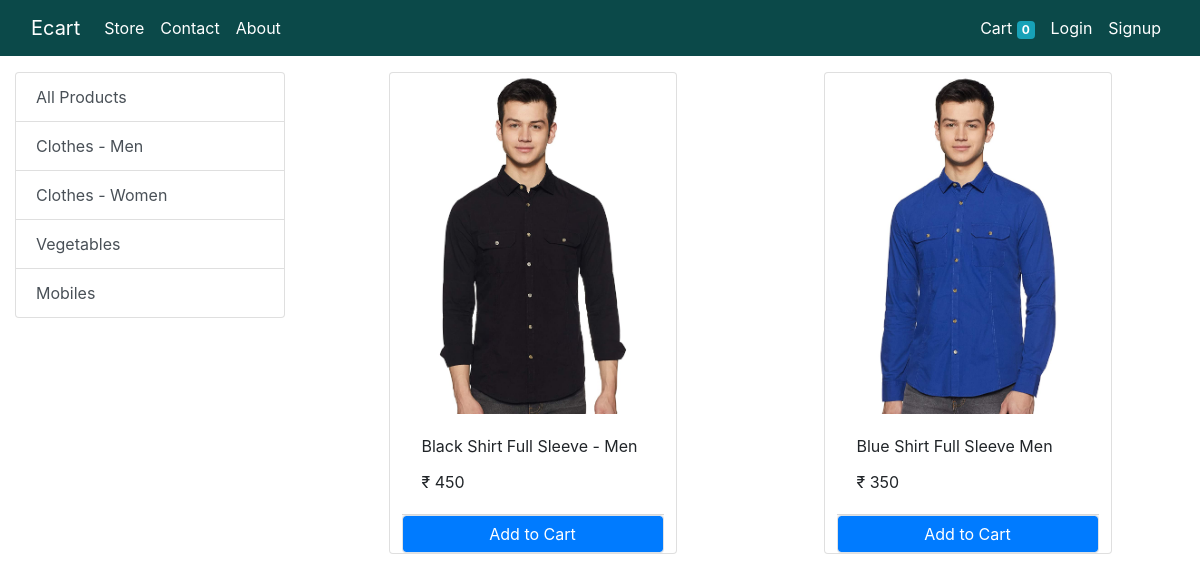
/?category=1, run on the app's committed database.
### store/models/category.py (models this page shows, shortened)
class Category(models.Model):
    name = models.CharField(max_length=20)
    @staticmethod
    def get_all_categories():
        return Category.objects.all()

### store/models/product.py (models this page shows, shortened)
class Product(models.Model):
    name = models.CharField(max_length=50)
    price = models.IntegerField(default=0)
    category = models.ForeignKey(Category, on_delete=models.CASCADE, default=1)
    description = models.CharField(max_length=200, default='')
    image = models.ImageField(upload_to='uploads/products/')
    @staticmethod
    def get_all_products_by_categoryid(catogory_id):
        if catogory_id:
            return Product.objects.filter(category = catogory_id)
        else:
            return Product.get_all_products()

### store/views/home.py (the view, shortened to what this page needs)
# urls.py: path('', Index.as_view(), name='home'),
class Index(View):
    def get(self, request):
        cart = request.session.get('cart')
        if not cart:
            request.session['cart'] = {}
        products = None
        categories = Category.get_all_categories()
        categoryID = request.GET.get('category')
        if categoryID:
            products = Product.get_all_products_by_categoryid(categoryID)
        else:
            products = Product.get_all_products()
        data = {}
        data['products'] = products
        data['categories'] = categories
        return render(request, 'index.html', data)

### store/templatetags/cart.py (called while the page is built)
@register.filter(name='is_in_cart')
def is_in_cart(product, cart):
    keys = cart.keys()
    for id in keys:
        if int(id) == product.id:
            return True
    return False

### store/templatetags/custom_filter.py (called while the page is built)
@register.filter(name='currency')
def currency(number):
    return "₹ " + str(number)

### store/templates/index.html (shortened to what this page needs)
{% extends 'base.html' %}
{%  block content %}
{% load cart %}
{% load custom_filter %}
<div class="container-fluid mt-3">
  <div class="row">
    <div class="col-lg-3 mx-auto">
      <div class="list-group">
        <a href="/" class="list-group-item list-group-item-action">All Products</a>
        {% for category in categories %}
        <a href="/?category={{ category.id }}" class="list-group-item list-group-item-action">{{ category.name }}</a>
        {% endfor %}
      </div>
    </div>
    <div id="products" class="col-lg-9 mx-auto">
      <div class="row mx-auto ">
        {% for product in products %}
        <div class="card mx-auto mb-3" id="{{ product.id }}" style="width: 18rem;">
            <img src="{{ product.image.url }}" class="card-img-top" alt="Card image">
            <div class="card-body">
                <p class="card-title">{{ product.name }}</p>
                <p class="card-text">{{ product.price|currency }}</p>
            </div>
            <div class="card-footer p-0 no-gutters">
              {% if product|is_in_cart:request.session.cart %}
              <div class="row no-gutters">
                <form action="/#{{ product.id }}" method="post" class="col-2">
                  {% csrf_token %}
                  <input type="text" value="{{ product.id}}" name="product" hidden>
                  <input type="text" value="True" name="remove" hidden>
                  <input type="submit" value=" - " class="btn btn-block btn-primary">
                </form>
                <div class="text-center col">{{ product|cart_quantity:request.session.cart }} in cart</div>
                <form action="/#{{ product.id }}" method="post" class="col-2">
                  {% csrf_token %}
                  <input type="text" value="{{ product.id}}" name="product" hidden>
                  <input type="submit" value=" + " class="btn btn-block btn-primary">
                </form>
              </div>
              {% else %}
              <form action="/#{{ product.id }}" method="post" class="btn-block">
                <input type="submit" class="btn btn-primary border form-control" value="Add to Cart" >
              </form>
              {% endif %}
            </div>
        </div>
        {% endfor %}
      </div>
    </div>
  </div>
</div>
{% endblock %}

### data on the page
Category: name "Clothes - Men"
Category: name "Clothes - Women"
Category: name "Vegetables"
Category: name "Mobiles"
Product: {{ product.id }} 1 (drawn), image (picture), name "Black Shirt Full Sleeve - Men", price "₹ 450"
Product: image (picture), name "Blue Shirt Full Sleeve Men", price "₹ 350"

### other printed values
{{ request.session.cart.keys|length }} "0"
